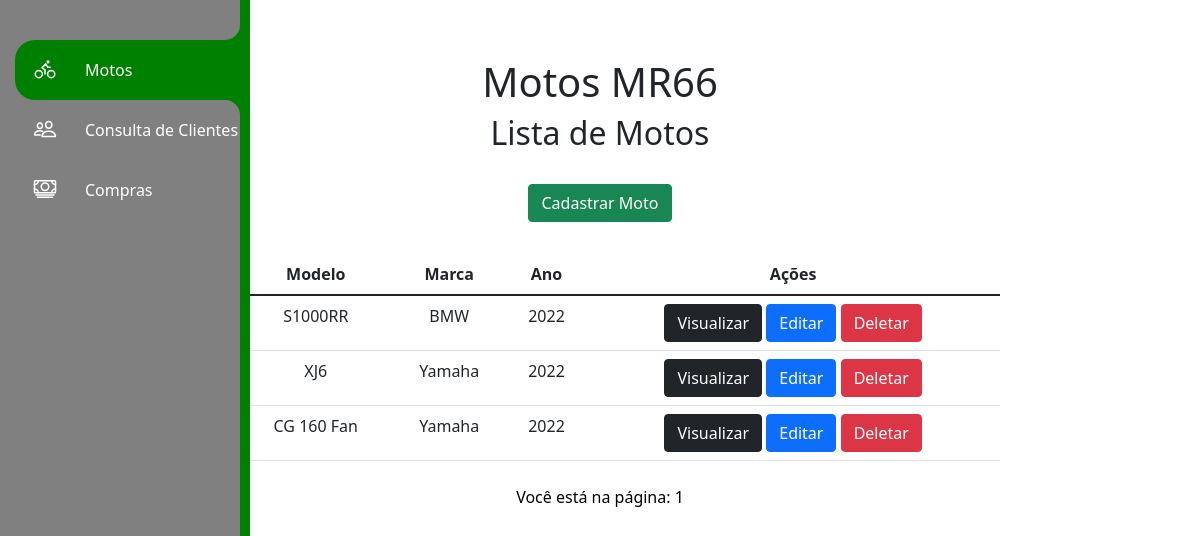
Before: / with the older database file.
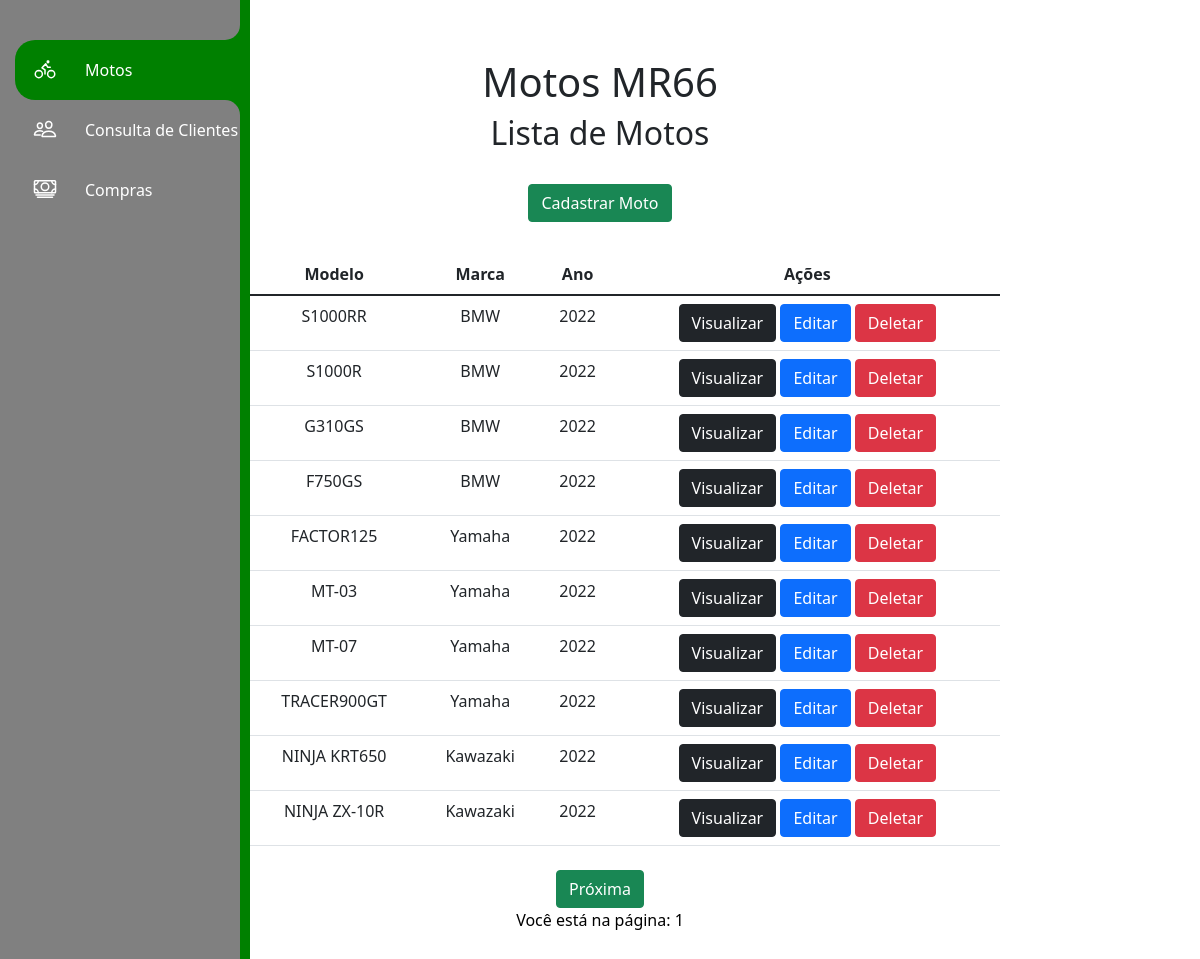
After: the same page with the newer database file.
### app/models.py (models this page shows)
class Motos(models.Model):
    objects = None
    modelo = models.CharField(max_length=150)
    marca = models.CharField(max_length=100)
    ano = models.IntegerField()

### app/views.py (the view)
# urls.py: 2. Add a URL to urlpatterns:  path('', views.home, name='home')
def home(request):
    data = {}
    all = Motos.objects.all()
    paginator = Paginator(all, 10)
    pages = request.GET.get('page')
    data['db'] = paginator.get_page(pages)
    return render(request, 'listmotos.html', data)

### app/templates/listmotos.html (shortened to what this page needs)
<!DOCTYPE html>
<html lang="pt-br">
<head>
    <link rel="stylesheet" href="https://cdn.jsdelivr.net/npm/bootstrap@5.1.3/dist/css/bootstrap.min.css" rel="stylesheet">
</head>
<body>
    <div class="navigation">
        <ul>
            <li class="list active">
                <a href="/">
                <span class="icon"><ion-icon name="bicycle-outline"></ion-icon></span>
                <span class="title">Motos</span>
                </a>
            </li>
            <li class="list">
                <a href="./cad">
                <span class="icon"><ion-icon name="people-outline"></ion-icon></span>
                <span class="title">Consulta de Clientes</span>
                </a>
            </li>
            <li class="list">
                <a href="./hist">
                <span class="icon"><ion-icon name="cash-outline"></ion-icon></span>
                <span class="title">Compras</span>
                </a>
            </li>
        </ul>
    </div>
    <div class="col-8 m-auto pt-2 pb-2 text-center">
        <h1>Motos MR66</h1>
        <h2>Lista de Motos</h2>
    </div>
    <div class="col-8 m-auto pt-3 pb-2 text-center">
        <a href="/form" class="btn btn-success">Cadastrar Moto</a>
    </div>
    <div class="col-8 m-auto pt-4 pb-2 text-center">
            <table class="table">
              <thead class="thead-dark">
                <tr>
                  <th scope="col">#</th>
                  <th scope="col">Modelo</th>
                  <th scope="col">Marca</th>
                  <th scope="col">Ano</th>
                  <th scope="col">Ações</th>
                </tr>
              </thead>
              <tbody>
              {% for dbs in db%}
                <tr>
                  <th>{{dbs.id}}</th>
                  <td>{{dbs.modelo}}</td>
                  <td>{{dbs.marca}}</td>
                  <td>{{dbs.ano}}</td>
                  <td>
                      <a href="/view/{{dbs.id}}/" class="btn btn-dark">Visualizar</a>
                      <a href="/edit/{{dbs.id}}/" class="btn btn-primary">Editar</a>
                      <a href="/delete/{{dbs.id}}/" class="btn btn-danger btnDel">Deletar</a>
                  </td>
              {% endfor %}
                </tr>
            </tbody>
          </table>
    </div>
    <center>
        {% if db.has_next %}
            <a href="?page={{db.next_page_number}}" class="btn btn-success" id="container-a"> Próxima </a>
        {% endif %}
    </center>
    <div style="color:black;text-align:center">
        <p>Você está na página: {{db.number}}</p>
    </div>
    {% load static %}
</body>
</html>

### app/templates/listmotos.html (style rules this page uses)
.navigation { position: relative; height: 1000px; margin-bottom: -950px; background: gray; width: 70px; box-shadow: 10px 0 0 green; border-left: 10px solid gray; overflow-x: hidden; transition: 0.5s; }
.navigation ul { position: absolute; top: 0; left: 0; width: 100%; padding-left: 5px; padding-top: 40px; }
.navigation ul li { position: relative; list-style: none; width: 100%; border-top-left-radius: 20px; border-bottom-left-radius: 20px; }
.navigation ul li a { position: relative; display: flex; width: 100%; text-decoration: none; color: white; }
.navigation ul li a .icon { position: relative; display: block; min-width: 60px; height: 60px; text-align: center; line-height: 70px; }
.navigation ul li a .icon ion-icon { position: relative; font-size: 1.5rem; z-index: 1; }
.navigation ul li a .title { position: relative; display: block; padding-left: 10px; height: 60px; line-height: 60px; white-space: nowrap; }
.navigation ul li.active { background: green; }
.navigation ul li.active a::before { content: ''; position: absolute; top: -30px; right: 0; width: 30px; height: 30px; background: gray; border-radius: 50%; box-shadow: 15px 15px 0 green; }
.navigation ul li.active a::after { content: ''; position: absolute; bottom: -30px; right: 0; width: 30px; height: 30px; background: gray; border-radius: 50%; box-shadow: 15px -15px 0 green; }

Changed rows visible on the page:
changed Motos (number 2 of 10 on the later page): modelo "XJ6" → "S1000R"; marca "Yamaha" → "BMW"
changed Motos (number 3 of 10 on the later page): modelo "CG 160 Fan" → "G310GS"; marca "Yamaha" → "BMW"
added Motos: modelo "F750GS", marca "BMW", ano "2022"
added Motos: modelo "FACTOR125", marca "Yamaha", ano "2022"
added Motos: modelo "MT-03", marca "Yamaha", ano "2022"
added Motos: modelo "MT-07", marca "Yamaha", ano "2022"
added Motos: modelo "TRACER900GT", marca "Yamaha", ano "2022"
added Motos: modelo "NINJA KRT650", marca "Kawazaki", ano "2022"
added Motos: modelo "NINJA ZX-10R", marca "Kawazaki", ano "2022"
Other visible differences:
text now shown: "Próxima"
